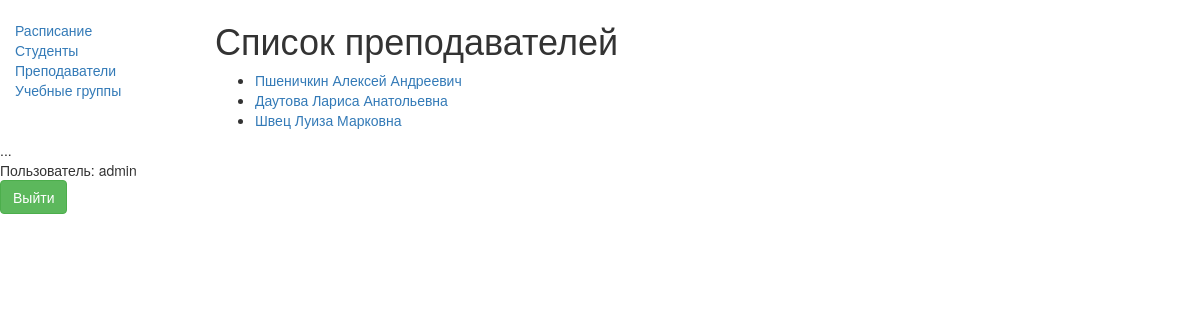
Page /catalog/teachers/ (signed in) on the committed database.
### catalog/models.py (models this page shows, shortened)
class Teacher(models.Model):
    first_name = models.CharField(max_length=100)
    middle_name = models.CharField(max_length=100)
    last_name = models.CharField(max_length=100)
    contact_email = models.EmailField(max_length=100)
    def get_absolute_url(self):
        return reverse('teacher-detail', args=[str(self.id)])

### catalog/views.py (the view)
class TeacherListView(LoginRequiredMixin, generic.ListView):
    model = Teacher
    paginate_by = 10

### catalog/templates/catalog/teacher_list.html
{% extends "base_generic.html" %}
{% block content %}
    <h1>Список преподавателей</h1>
    {% if teacher_list %}
    <ul>
      {% for teacher in teacher_list %}
      <li>
        <a href="{{ teacher.get_absolute_url }}">{{teacher.last_name}} {{ teacher.first_name }} {{teacher.middle_name}}</a>
      </li>
      {% endfor %}
    </ul>
    {% else %}
      <p>Ни одного преподавателя в список еще не добавлено.</p>
    {% endif %}
{% endblock %}

### catalog/templates/base_generic.html (shortened to what this page needs)
<!doctype html>
<html lang="en">
  <head>
    <link
      rel="stylesheet"
      href="https://maxcdn.bootstrapcdn.com/bootstrap/3.3.7/css/bootstrap.min.css" />
    {% load static %}
    <link rel="stylesheet" href="{% static 'css/styles.css' %}" />
  </head>
  <body>
    <div class="container-fluid">
      <div class="row">
        <div class="col-sm-2">
          {% block sidebar %}
            <ul class="sidebar-nav">
              <li><a href="{% url 'index' %}">Расписание</a></li>
              <li><a href="{% url 'students' %}">Студенты</a></li>
              <li><a href="{% url 'teachers' %}">Преподаватели</a></li>
              <li><a href="{% url 'groups' %}">Учебные группы</a></li>
            </ul>
          {% endblock %}
        </div>
        <div class="col-sm-10 ">{% block content %}{% endblock %}</div>
        {% block pagination %}
          <ul class="sidebar-nav">
    ...
   {% if user.is_authenticated %}
     <li>Пользователь: {{ user.get_username }}</li>
     <form action="{% url 'logout'%}?next={{request.path}}" method="post">
    <button type="submit" class="btn btn-success">Выйти</button>
</form>
   {% else %}
            <form action="{% url 'login'%}?next={{request.path}}" method="post">
   {% csrf_token %}
    <button type="submit" class="btn btn-success">Авторизоваться</button>
</form>
   {% endif %}
  </ul>
{% endblock %}
      </div>
    </div>
  </body>
</html>

### catalog/static/css/styles.css (style rules this page uses)
.sidebar-nav { margin-top: 20px; padding: 0; list-style: none; }

### rows in the picture
Teacher: last_name "Пшеничкин", first_name "Алексей", middle_name "Андреевич"
Teacher: last_name "Даутова", first_name "Лариса", middle_name "Анатольевна"
Teacher: last_name "Швец", first_name "Луиза", middle_name "Марковна"

### other values in the picture
{{ user.get_username }} "admin"
